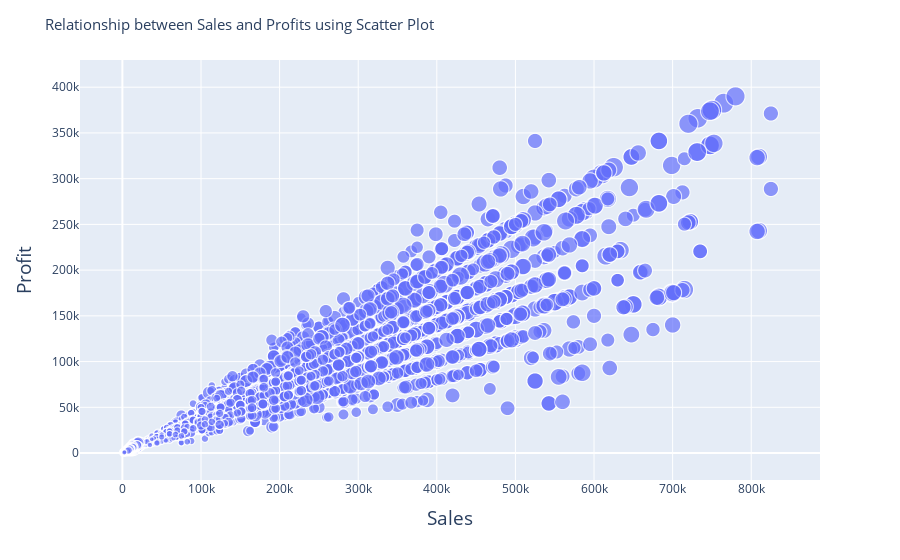

Notebook cell for this chart:
### Code cell
# Create a scatter plot
# ['Retailer', 'RetailerID', 'InvoiceDate', 'Region', 'State', 'City','Product', 'PriceperUnit', 'UnitsSold', 'TotalSales', 'OperatingProfit','OperatingMargin', 'SalesMethod']
data1 = px.scatter(df, x = "TotalSales", y = "OperatingProfit", size = "UnitsSold")
data1['layout'].update(title="Relationship between Sales and Profits using Scatter Plot",
                       titlefont = dict(size=15),xaxis = dict(title="Sales",titlefont=dict(size=19)),
                       yaxis = dict(title = "Profit", titlefont = dict(size=19)))

data1.show()

### Figure 1 — Plotly figure (JSON) as saved in the notebook; plotly's stock layout.template omitted (floating-point values rounded to 4 significant figures; data arrays with more than 128 entries replaced by an {"elided": "..."} marker saying what was removed)
{"data": [{"hovertemplate": "TotalSales=%{x}<br>OperatingProfit=%{y}<br>UnitsSold=%{marker.size}<extra></extra>", "legendgroup": "", "marker": {"color": "#636efa", "size": {"elided": "9648 int values"}, "sizemode": "area", "sizeref": 3.188, "symbol": "circle"}, "mode": "markers", "name": "", "showlegend": false, "type": "scattergl", "x": {"elided": "9648 float values"}, "xaxis": "x", "y": {"elided": "9648 float values"}, "yaxis": "y"}], "layout": {"legend": {"itemsizing": "constant", "tracegroupgap": 0}, "margin": {"t": 60}, "title": {"font": {"size": 15}, "text": "Relationship between Sales and Profits using Scatter Plot"}, "xaxis": {"anchor": "y", "domain": [0, 1], "title": {"font": {"size": 19}, "text": "Sales"}}, "yaxis": {"anchor": "x", "domain": [0, 1], "title": {"font": {"size": 19}, "text": "Profit"}}}}
